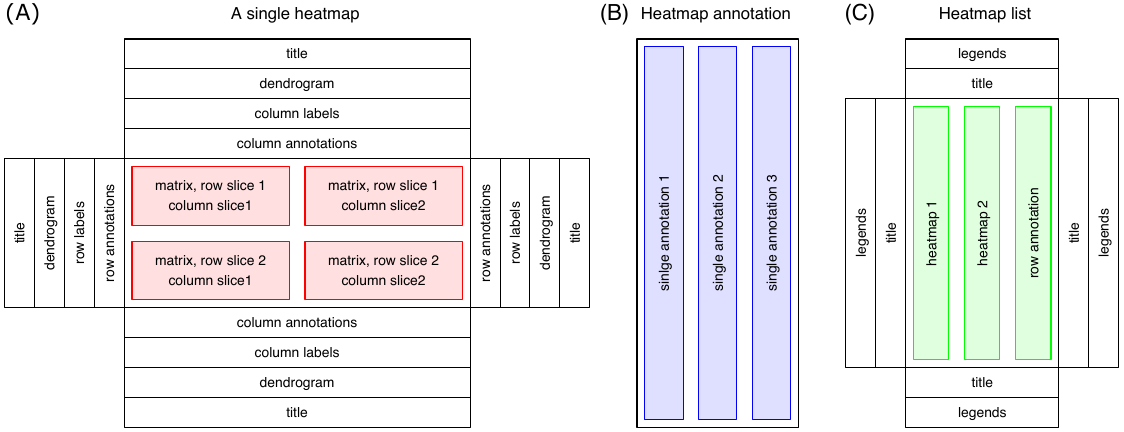

Write R code to recreate this figure.


library(grid)

single_heatmap_layout = function() {
th = convertHeight(grobHeight(textGrob("a")) * 3, "mm")
pushViewport(viewport(layout = grid.layout(nr = 3, nc = 3,
	width = unit.c(th*4, unit(1, "null"), th*4),
	height = unit.c(th*4, unit(1, "null"), th*4)),
	width = unit(1, "npc") - unit(4, "mm"),
	height = unit(1, "npc") - unit(4, "mm")))
pushViewport(viewport(layout.pos.row = 1, layout.pos.col = 2))
name = c("column annotations", "column labels", "dendrogram", "title")
for(i in 1:4) {
	pushViewport(viewport(y = i/4, height = 1/4, just = "top"))
	grid.rect()
	grid.text(name[i])
	popViewport()
}
popViewport()

pushViewport(viewport(layout.pos.row = 3, layout.pos.col = 2))
name = rev(c("column annotations", "column labels", "dendrogram", "title"))
for(i in 1:4) {
	pushViewport(viewport(y = i/4, height = 1/4, just = "top"))
	grid.rect()
	grid.text(name[i])
	popViewport()
}
popViewport()

pushViewport(viewport(layout.pos.row = 2, layout.pos.col = 1))
name = rev(c("row annotations", "row labels", "dendrogram", "title"))
for(i in 1:4) {
	pushViewport(viewport(x = i/4, width = 1/4, just = "right"))
	grid.rect()
	grid.text(name[i], rot = 90)
	popViewport()
}
popViewport()

pushViewport(viewport(layout.pos.row = 2, layout.pos.col = 3))
name = c("row annotations", "row labels", "dendrogram", "title")
for(i in 1:4) {
	pushViewport(viewport(x = i/4, width = 1/4, just = "right"))
	grid.rect()
	grid.text(name[i], rot = 90)
	popViewport()
}
popViewport()

pushViewport(viewport(layout.pos.row = 2, layout.pos.col = 2))
name = matrix(c("matrix, row slice 2\ncolumn slice1", 
	         	"matrix, row slice 2\ncolumn slice2",
	         	"matrix, row slice 1\ncolumn slice1",
	         	"matrix, row slice 1\ncolumn slice2"), nrow = 2)
for(i in 1:2) {
	for(j in 1:2) {
		pushViewport(viewport(x = i/2, y = j/2, width = 1/2, height = 1/2, just = c("right", "top")))
		pushViewport(viewport(width = unit(1, "npc") - unit(4, "mm"),
			height = unit(1, "npc") - unit(4, "mm")))
		grid.rect(gp = gpar(col = "red", fill = "#FF000020"))
		grid.text(name[i, j])
		popViewport()
		popViewport()
	}
}
popViewport()

popViewport()

}


heatmap_annotation_layout = function() {

th = convertHeight(grobHeight(textGrob("a")) * 3, "mm")
pushViewport(viewport(
	width = unit(1, "npc") - unit(20, "mm"),
	height = unit(1, "npc") - unit(4, "mm")))
grid.rect()
for(i in 1:3) {
	name = c("sinlge annotation 1", "single annotation 2", "single annotation 3")

	pushViewport(viewport(x = i/3, width = 1/3, just = "right"))
	pushViewport(viewport(width = unit(1, "npc") - unit(4, "mm"),
		height = unit(1, "npc") - unit(4, "mm")))
	grid.rect(gp = gpar(col = "blue", fill = "#0000FF20"))
	grid.text(name[i], rot = 90)
	popViewport()
	popViewport()
}
popViewport()

}



heatmap_list_layout = function(direction = "horizontal") {

th = convertHeight(grobHeight(textGrob("a")) * 3, "mm")
pushViewport(viewport(layout = grid.layout(nr = 3, nc = 3,
	width = unit.c(th*2, unit(1, "null"), th*2),
	height = unit.c(th*2, unit(1, "null"), th*2)),
	width = unit(1, "npc") - unit(4, "mm"),
	height = unit(1, "npc") - unit(4, "mm")))
pushViewport(viewport(layout.pos.row = 1, layout.pos.col = 2))
name = c("title", "legends")
for(i in 1:2) {
	pushViewport(viewport(y = i/2, height = 1/2, just = "top"))
	grid.rect()
	grid.text(name[i])
	popViewport()
}
popViewport()

pushViewport(viewport(layout.pos.row = 3, layout.pos.col = 2))
name = rev(c("title", "legends"))
for(i in 1:2) {
	pushViewport(viewport(y = i/2, height = 1/2, just = "top"))
	grid.rect()
	grid.text(name[i])
	popViewport()
}
popViewport()

pushViewport(viewport(layout.pos.row = 2, layout.pos.col = 1))
name = rev(c("title", "legends"))
for(i in 1:2) {
	pushViewport(viewport(x = i/2, width = 1/2, just = "right"))
	grid.rect()
	grid.text(name[i], rot = 90)
	popViewport()
}
popViewport()

pushViewport(viewport(layout.pos.row = 2, layout.pos.col = 3))
name = c("title", "legends")
for(i in 1:2) {
	pushViewport(viewport(x = i/2, width = 1/2, just = "right"))
	grid.rect()
	grid.text(name[i], rot = 90)
	popViewport()
}
popViewport()

pushViewport(viewport(layout.pos.row = 2, layout.pos.col = 2))
name = c("heatmap1", "heatmap2", "row annotation")
for(i in 1:3) {
	if(direction == "horizontal") {
		name = c("heatmap 1", "heatmap 2", "row annotation")

		pushViewport(viewport(x = i/3, width = 1/3, just = "right"))
		pushViewport(viewport(width = unit(1, "npc") - unit(4, "mm"),
			height = unit(1, "npc") - unit(4, "mm")))
		grid.rect(gp = gpar(col = "green", fill = "#00FF0020"))
		grid.text(name[i], rot = 90)
		popViewport()
		popViewport()
	} else {
		name = rev(c("heatmap 1", "heatmap 2", "column annotation"))

		pushViewport(viewport(y = i/3, height = 1/3, just = "top"))
		pushViewport(viewport(width = unit(1, "npc") - unit(4, "mm"),
			height = unit(1, "npc") - unit(4, "mm")))
		grid.rect(gp = gpar(col = "red", fill = "#FF000020"))
		grid.text(name[i])
		popViewport()
		popViewport()
	}
}
popViewport()

popViewport()

}


pdf("figure1.pdf", width = 11.3, height = 4.4)

grid.newpage()

th = convertHeight(grobHeight(textGrob("a")) * 3, "mm")

pushViewport(viewport(layout = grid.layout(nr = 2, nc = 3, 
	height = unit.c(th, unit(1, "null")), 
	widths = unit(c(2.5, 1, 1.2), "null")),
	gp = gpar(fontsize = 10)))
pushViewport(viewport(layout.pos.row = 1, layout.pos.col = 1))
grid.text("A) A single heatmap", gp = gpar(fontsize = 12))
popViewport()

pushViewport(viewport(layout.pos.row = 2, layout.pos.col = 1))
single_heatmap_layout()
popViewport()

pushViewport(viewport(layout.pos.row = 1, layout.pos.col = 2))
grid.text("B) Heatmap annotation", gp = gpar(fontsize = 12))
popViewport()

pushViewport(viewport(layout.pos.row = 2, layout.pos.col = 2))
heatmap_annotation_layout()
popViewport()

pushViewport(viewport(layout.pos.row = 1, layout.pos.col = 3))
grid.text("C) Heatmap list", gp = gpar(fontsize = 12))
popViewport()

pushViewport(viewport(layout.pos.row = 2, layout.pos.col = 3))
heatmap_list_layout()
popViewport()

popViewport()

dev.off()


